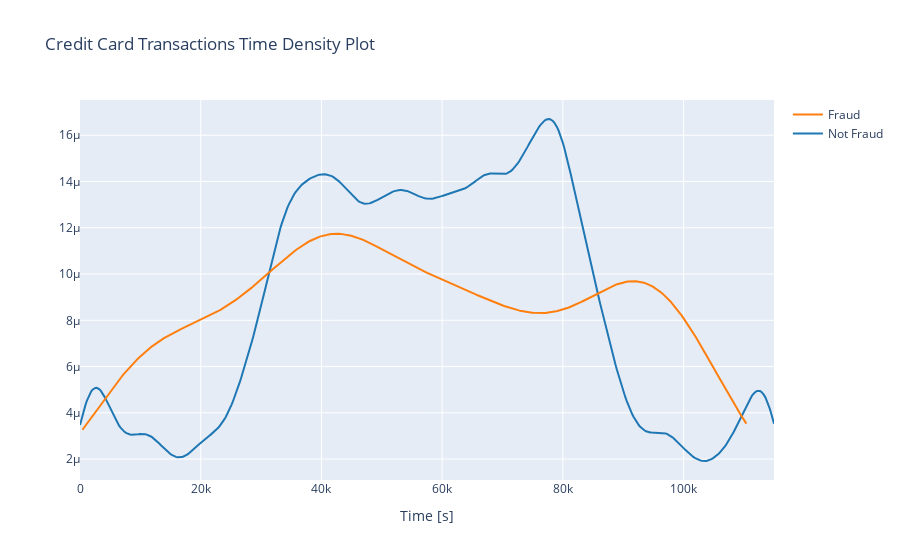

The notebook cell this image was saved under:
### Code cell
class_0 = df.loc[df['Class'] == 0]["Time"]
class_1 = df.loc[df['Class'] == 1]["Time"]
#plt.figure(figsize = (14,4))
#plt.title('Credit Card Transactions Time Density Plot')
#sns.set_color_codes("pastel")
#sns.distplot(class_0,kde=True,bins=480)
#sns.distplot(class_1,kde=True,bins=480)
#plt.show()
hist_data = [class_0, class_1]
group_labels = ['Not Fraud', 'Fraud']

fig = ff.create_distplot(hist_data, group_labels, show_hist=False, show_rug=False)
fig['layout'].update(title='Credit Card Transactions Time Density Plot', xaxis=dict(title='Time [s]'))
iplot(fig, filename='dist_only')

### Figure 1 — Plotly figure (JSON) as saved in the notebook; plotly's stock layout.template omitted (floating-point values rounded to 4 significant figures; data arrays with more than 128 entries replaced by an {"elided": "..."} marker saying what was removed)
{"data": [{"showlegend": true, "legendgroup": "Not Fraud", "name": "Not Fraud", "yaxis": "y", "y": {"elided": "500 float values"}, "mode": "lines", "xaxis": "x", "marker": {"color": "rgb(31, 119, 180)"}, "x": {"elided": "500 float values"}, "type": "scatter"}, {"showlegend": true, "legendgroup": "Fraud", "name": "Fraud", "yaxis": "y", "y": {"elided": "500 float values"}, "mode": "lines", "xaxis": "x", "marker": {"color": "rgb(255, 127, 14)"}, "x": {"elided": "500 float values"}, "type": "scatter"}], "layout": {"title": {"text": "Credit Card Transactions Time Density Plot"}, "yaxis": {"position": 0, "domain": [0, 1], "anchor": "free"}, "barmode": "overlay", "xaxis": {"zeroline": false, "domain": [0, 1], "anchor": "y2", "title": {"text": "Time [s]"}}, "hovermode": "closest", "legend": {"traceorder": "reversed"}}}
